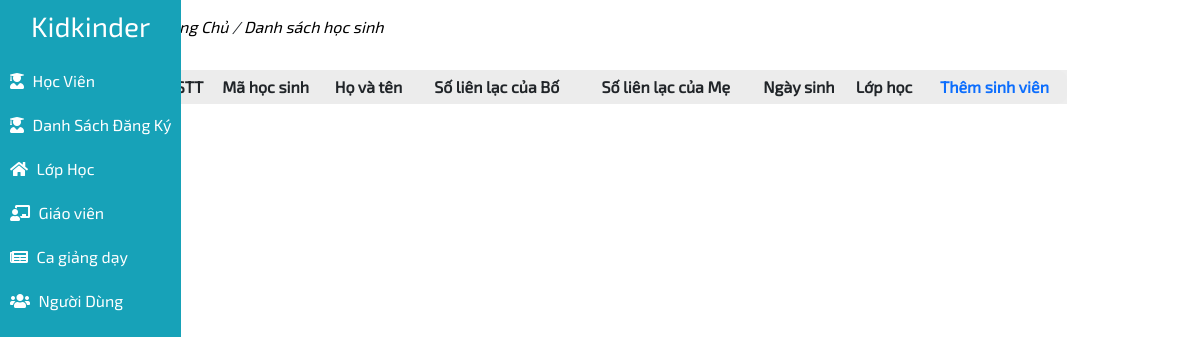
Page /admin/index.php on the earlier database version.
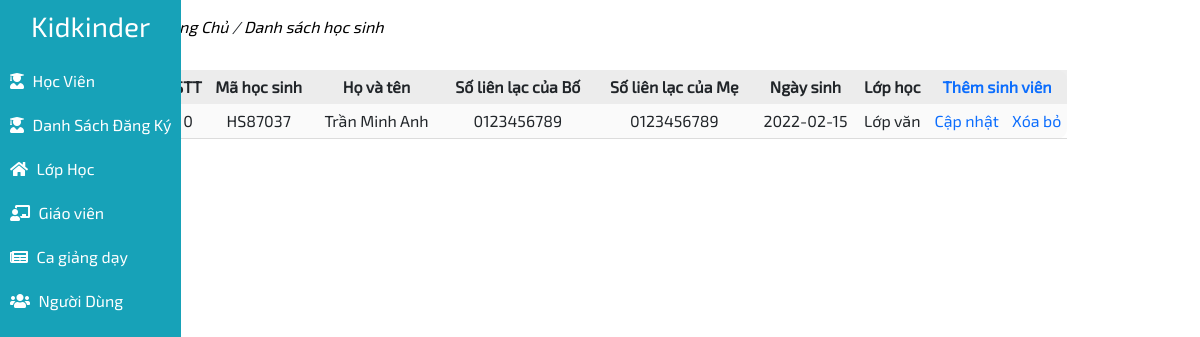
Same page on the later database version.
### tables this page shows
CREATE TABLE `students` (
  `id_student` int(11) NOT NULL,
  `birthday` date NOT NULL,
  `student_name` varchar(50) NOT NULL,
  `phone_farther` varchar(11) NOT NULL,
  `phone_morther` varchar(11) NOT NULL,
  `id_class` int(11) NOT NULL,
  `student_code` varchar(45) NOT NULL,
  `sex` int(11) NOT NULL,
  `father_name` varchar(45) DEFAULT NULL,
  `morther_name` varchar(45) DEFAULT NULL,
  `tuition_status` int(11) DEFAULT NULL
);

CREATE TABLE `class` (
  `id_class` int(11) NOT NULL,
  `class_name` varchar(100) NOT NULL,
  `start_date` date NOT NULL,
  `end_date` date NOT NULL,
  `tuition` varchar(15) NOT NULL,
  `desc_class` text NOT NULL,
  `capacity` int(11) NOT NULL,
  `images` varchar(255) NOT NULL,
  `current_number` int(11) NOT NULL
);

### database/config.php (called while the page is built)
<?php
    function getConnect(){
        $host = "localhost";
        $dbname = "kisdschool";
        $dbusername = "root";
        $dbpwd = "";
        try {
            $conn = new PDO("mysql:host=$host;dbname=$dbname;charset=utf8", $dbusername, $dbpwd);
        }catch(Exception $ex){
            var_dump($ex->getMessage());
            die;
        }
        return $conn;
    }
    function executeQuery($sqlQuery, $getAll = false){
        $conn = getConnect();
        $stmt = $conn->prepare($sqlQuery);
        $stmt->execute();
        $result = $stmt->fetchAll();
        if(!$result){
            return null;
        }
        if($getAll){
            return $result;
        }
        return $result[0];
    }
?>

### admin/page/students.php (the view)
<?php
$sqlGetStudents = "SELECT * FROM `students` JOIN class ON class.id_class = students.id_class";
$dataStudents = empty(executeQuery($sqlGetStudents, true)) ? [] : executeQuery($sqlGetStudents, true);
?>
<div class="studentPage">
    <p class="navPage">
        <a href=""><i>Trang Chủ</i></a>
        <i>/</i>
        <a href=""><i>Danh sách học sinh</i></a>
    </p>
    <div class="content">
        <table>
            <thead>
                <tr>
                    <th>STT</th>
                    <th>Mã học sinh</th>
                    <th>Họ và tên</th>
                    <th>Số liên lạc của Bố</th>
                    <th>Số liên lạc của Mẹ</th>
                    <th>Ngày sinh</th>
                    <th>Lớp học</th>
                    <th colspan="2">
                        <a href="?action=new-student">Thêm sinh viên</a>
                    </th>
                </tr>
            </thead>
            <tbody>
                <?php foreach ($dataStudents as $key => $value): ?>
                <tr>
                    <td><?= $key ?></td>
                    <td><?= $value['student_code'] ?></td>
                    <td><?= $value['student_name'] ?></td>
                    <td><?= $value['phone_farther'] ?></td>
                    <td><?= $value['phone_morther'] ?></td>
                    <td><?= $value['birthday'] ?></td>
                    <td><?= $value['class_name'] ?></td>
                    <td>
                        <a href="?action=update-student&id=<?= $value['id_student'] ?>">Cập nhật</a>
                    </td>
                    <td>
                        <a href="?action=remove-student&id=<?= $value['id_student'] ?>">Xóa bỏ</a>
                    </td>
                </tr>
                <?php endforeach ?>
            </tbody>
        </table>
    </div>
</div>

Differences in the rows shown:
added students: key "0", student_code "HS87037", student_name "Trần Minh Anh", phone_farther "0123456789", phone_morther "0123456789", birthday "2022-02-15", id_class.class_name "Lớp văn"
